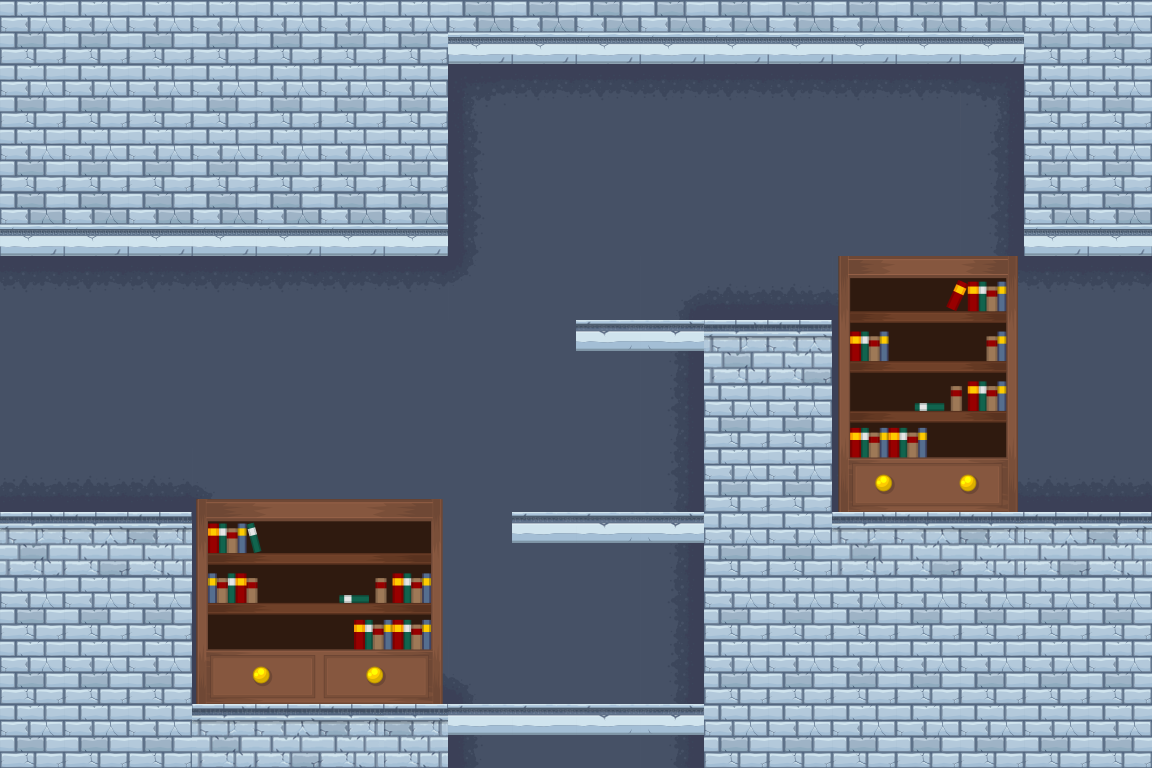

A level layout from a 2D game, rendered from its tile map. Below: a short description, then the map file with its tile-grid data intact:
An orthogonal 18x12 tile map with 64x64 px tiles, 2 tile layers (Слой тайлов 1, Слой тайлов 2), 2 tilesets and 8 objects.

<map version="1.0" orientation="orthogonal" renderorder="right-down" width="18" height="12" tilewidth="64" tileheight="64" nextobjectid="15">
 <properties>
  <property name="Down" value="Yes" />
  <property name="Height" value="768" />
  <property name="Left" value="Yes" />
  <property name="Right" value="Yes" />
  <property name="Width" value="1152" />
 </properties>
 <tileset firstgid="1" name="tiles" tilewidth="64" tileheight="64" tilecount="105" columns="15">
  <image source="tiles.png" width="989" height="450" />
 </tileset>
 <tileset firstgid="106" name="items" tilewidth="64" tileheight="64" tilecount="400" columns="20">
  <image source="items.png" width="1280" height="1280" />
 </tileset>
 <layer name="Слой тайлов 1" width="18" height="12">
  <data encoding="csv">
19,19,19,19,19,19,19,64,64,64,64,64,64,64,64,64,19,19,
19,19,19,19,19,19,19,9,10,10,10,10,10,10,10,11,19,19,
19,19,19,19,19,19,19,24,25,25,25,25,25,25,25,26,19,19,
64,64,64,64,64,64,64,24,25,25,25,25,25,25,25,26,64,64,
10,10,10,10,10,10,10,45,25,25,13,40,40,15,25,43,10,10,
25,25,25,25,25,25,25,25,25,25,26,3,4,24,25,25,25,25,
25,25,25,25,25,25,25,25,25,25,26,19,19,24,25,25,25,25,
40,40,40,15,25,25,25,25,25,25,26,19,19,39,40,40,40,40,
3,4,5,24,25,25,25,25,25,25,26,19,19,3,4,5,4,5,
19,19,19,24,25,25,25,25,25,25,26,19,19,19,19,19,19,19,
19,19,19,39,40,40,40,15,25,25,26,19,19,19,19,19,19,19,
19,19,19,3,4,5,5,24,25,25,26,19,19,19,19,19,19,19
</data>
 </layer>
 <layer name="Слой тайлов 2" width="18" height="12">
  <data encoding="csv">
0,0,0,0,0,0,0,0,0,0,0,0,0,0,0,0,0,0,
0,0,0,0,0,0,0,0,0,0,0,0,0,0,0,0,0,0,
0,0,0,0,0,0,0,0,0,0,0,0,0,0,0,0,0,0,
0,0,0,0,0,0,0,0,0,0,0,0,0,0,0,0,0,0,
0,0,0,0,0,0,0,0,0,0,0,0,0,316,317,318,0,0,
0,0,0,0,0,0,0,0,0,104,105,0,0,336,337,338,0,0,
0,0,0,0,0,0,0,0,0,0,0,0,0,356,357,358,0,0,
0,0,0,292,293,294,295,0,0,0,0,0,0,376,377,378,0,0,
0,0,0,312,313,314,315,0,103,104,105,0,0,0,0,0,0,0,
0,0,0,332,333,334,335,0,0,0,0,0,0,0,0,0,0,0,
0,0,0,352,353,354,355,0,0,0,0,0,0,0,0,0,0,0,
0,0,0,0,0,0,0,103,103,104,105,0,0,0,0,0,0,0
</data>
 </layer>
 <objectgroup name="ground">
  <object id="6" x="448" y="768">
   <polyline points="0,0 0,-64 -256,-64 -256,-256 -576,-256 -576,-512 0,-512 0,-704 576,-704 576,-512 896,-512 896,-256 384,-256 384,-448 256,-448 256,0" />
  </object>
 </objectgroup>
 <objectgroup name="platform">
  <object id="8" x="512" y="512" width="191.753" height="29.9015" />
  <object id="9" x="448" y="704" width="256.951" height="29.725" />
  <object id="13" x="576" y="320" width="127.362" height="30.0826" />
 </objectgroup>
 <objectgroup name="torch">
  <object id="10" x="128" y="320" width="192" height="128" />
  <object id="11" x="576" y="128" width="192" height="128" />
 </objectgroup>
 <objectgroup name="crateBarrel">
  <object id="12" x="576" y="640" width="64" height="64" />
 </objectgroup>
 <objectgroup name="groundEnemy">
  <object id="14" x="320" y="640" width="64" height="64" />
 </objectgroup>
</map>
